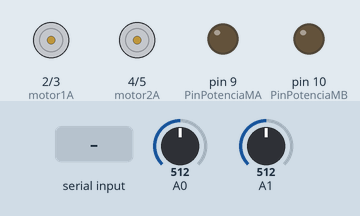
Bench run of a sketch on a simulated Arduino Uno, built with avr-gcc and run on an emulated ATmega328P. On the bench: motor-driver pin pairs drawn as motors (green arrow = first pin HIGH = forward, orange = second pin HIGH = backward, longer = more drive), output pins drawn as LEDs (lit = HIGH). The inputs (shaded band) are chosen by the test bench; at power-on: A0 = 512, A1 = 512. What the sketch prints to the serial monitor is not drawn.

Above: at 1.2 s.
1.3 s: A0 set to 216
2.8 s: A0 set to 186
At 3.1 s:
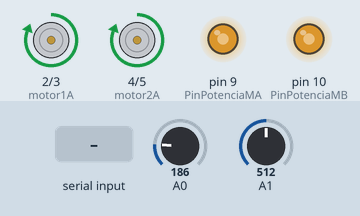
4.3 s: A1 set to 218
5.8 s: A1 set to 190
At 6.4 s:
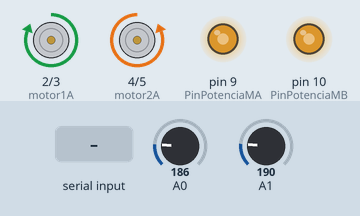
7.3 s: "x" received over Serial
8.8 s: "a" received over Serial
Timing chart, 0 to 11.3 s (numbered marks = the images above; inputs shaded):
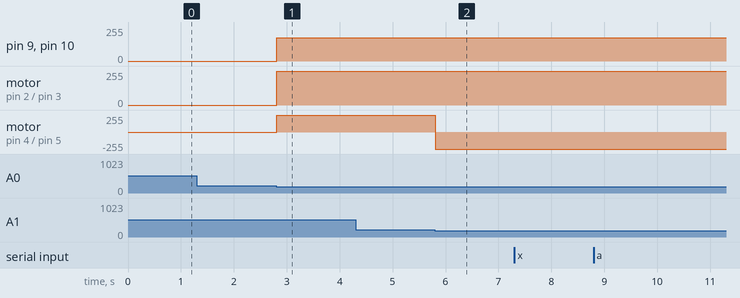

The sketch:

seguidor_de_linea.ino
```cpp
int motor1A = 2;
int motor1B = 3;
int motor2A = 4;
int motor2B = 5;
int PinPotenciaMA=9;
int PotenciaMA=175;
int PinPotenciaMB=10;
int PotenciaMB=175;

int dato=0;

void adelante()
{
  analogWrite(PinPotenciaMA,PotenciaMA);
  analogWrite(PinPotenciaMB,PotenciaMB);
  digitalWrite(motor1A,HIGH);
  digitalWrite(motor1B,LOW);
  digitalWrite(motor2A,LOW);
  digitalWrite(motor2B,HIGH);
}
void atras()
{
  analogWrite(PinPotenciaMA,PotenciaMA);
  analogWrite(PinPotenciaMB,PotenciaMB);
  digitalWrite(motor1A,LOW);
  digitalWrite(motor1B,HIGH);
  digitalWrite(motor2A,HIGH);
  digitalWrite(motor2B,LOW);
}
void derecha()
{
  analogWrite(PinPotenciaMA,PotenciaMA);
  analogWrite(PinPotenciaMB,PotenciaMB);
  digitalWrite(motor1A,HIGH);
  digitalWrite(motor1B,LOW);
  digitalWrite(motor2A,HIGH);
  digitalWrite(motor2B,LOW);
}

void izquierda()
{
  analogWrite(PinPotenciaMA,PotenciaMA);
  analogWrite(PinPotenciaMB,PotenciaMB);
  digitalWrite(motor1A,LOW);
  digitalWrite(motor1B,HIGH);
  digitalWrite(motor2A,LOW);
  digitalWrite(motor2B,HIGH);
}
void parar()
{
  analogWrite(PinPotenciaMA,0);
  analogWrite(PinPotenciaMB,0);
  digitalWrite(motor1A,LOW);
  digitalWrite(motor1B,LOW);
  digitalWrite(motor2A,LOW);
  digitalWrite(motor2B,LOW);
}
////////////////////////Configuracion Principal
void setup()
{
  Serial.begin(115200);
  pinMode(motor1A, OUTPUT);
  pinMode(motor1B, OUTPUT);
  pinMode(motor2A, OUTPUT);
  pinMode(motor2B, OUTPUT);

  digitalWrite(motor1A,LOW);
  digitalWrite(motor1B,LOW);
  digitalWrite(motor2A,LOW);
  digitalWrite(motor2B,LOW);

  //Instalacion de sensores infrarrojos
  pinMode(8, INPUT);
  pinMode(7, INPUT);

}

//Cuerpo de proyecto
void loop()
{
  int sensor1 = analogRead(0);
  int sensor2 = analogRead(1);

  Serial.println("Sensor1: " + String(sensor1));
  Serial.println("Sensor2: " + String(sensor2));

  // Lectura de sensores de color infrarrojo
  if((sensor2<200)&&(sensor1<200)) //Negro Negro
  {
    adelante();
    delay(10);
    Serial.println("Adelante");
  }
  if((sensor2<200)&&(sensor1>200))  //Negro Blanco
  {
    izquierda();
    delay(10);
    Serial.println("Izquierda");
  }
  if((sensor2>200)&&(sensor1<200))  //Blanco Negro
  {
    derecha();
    delay(10);
    Serial.println("Derecha");
  }
  if((sensor2>200)&&(sensor1>200))  //Blanco Blanco
  {
    parar();
    delay(10);
    Serial.println("Parar");
  }


  //Pruebas por comunicacion serial
  if(Serial.available()>0)
  {
    dato=Serial.read();
  }
  if(dato=='w')
  {
    adelante();
  }
  if(dato=='x')
  {
    atras();
  }
  if(dato=='s')
  {
    parar();
  }
  if(dato=='a')
  {
    izquierda();
  }
  if(dato=='d')
  {
    derecha();
  }
  dato=0;
  //delay(1000);
}
```

Measured:
- the behaviour switches between 200 and 199 on A0 (found by bisection; images 0 and 1)
- the behaviour switches between 200 and 199 on A1 (found by bisection; images 1 and 2)
- after the input at 2.8 s, pin 9 (PinPotenciaMA), pin 10 (PinPotenciaMB): 0/255 → 175/255 at once; motor on pin 2 (motor1A) / pin 3 (motor1B), motor on pin 4 (motor2A) / pin 5 (motor2B): stopped → forward 255/255 at once
- after the input at 5.8 s, motor on pin 4 (motor2A) / pin 5 (motor2B): forward 255/255 → backward 255/255 at once
